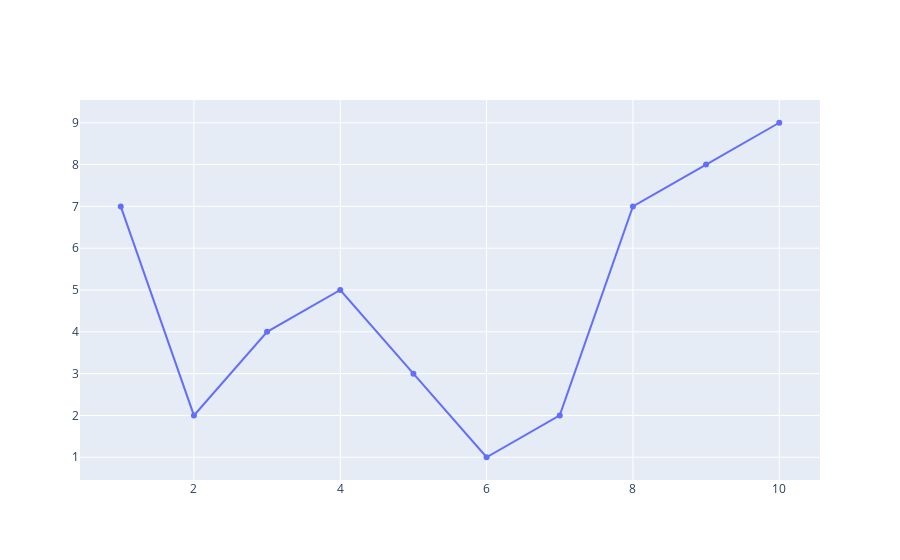

The notebook cell saved with this chart:
### Code cell
fig = go.Figure(go.Scatter(x=x, y=y))
fig.show()

### Figure 1 — Plotly figure (JSON) as saved in the notebook; plotly's stock layout.template omitted (floating-point values rounded to 4 significant figures)
{"data": [{"type": "scatter", "x": [1, 2, 3, 4, 5, 6, 7, 8, 9, 10], "y": [7, 2, 4, 5, 3, 1, 2, 7, 8, 9]}], "layout": {}}
